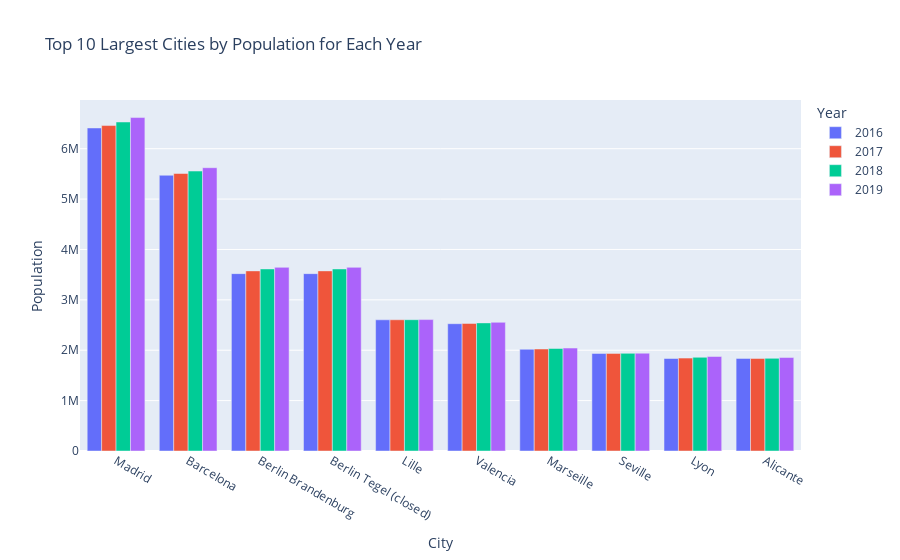

Notebook code for this chart:
### Code cell
top_cities_all_years = pd.DataFrame()

# Find top 10 cities for each year and combine them
for year in ['2016', '2017', '2018', '2019']:
    top_cities_year = cities.nlargest(10, year).copy()  # Get top 10 cities for the year
    top_cities_year['Year'] = year  # Add a 'Year' column
    top_cities_year['Population'] = top_cities_year[year]  # Rename population column for consistency
    top_cities_all_years = pd.concat([top_cities_all_years, top_cities_year[['NUTS_3_code', 'City', 'Year', 'Population']]])

# Plot a bar graph for the top cities by year
fig = px.bar(top_cities_all_years,
             x='City',
             y='Population',
             color='Year',
             barmode='group',
             title='Top 10 Largest Cities by Population for Each Year',
             labels={'Population': 'Population', 'City': 'City', 'Year': 'Year'})

fig.update_layout(xaxis={'categoryorder':'total descending'})  # Sort bars by population within each year
fig.show()

### Figure 1 — Plotly figure (JSON) as saved in the notebook; plotly's stock layout.template omitted (floating-point values rounded to 4 significant figures)
{"data": [{"alignmentgroup": "True", "hovertemplate": "Year=2016<br>City=%{x}<br>Population=%{y}<extra></extra>", "legendgroup": "2016", "marker": {"color": "#636efa", "pattern": {"shape": ""}}, "name": "2016", "offsetgroup": "2016", "orientation": "v", "showlegend": true, "textposition": "auto", "type": "bar", "x": ["Madrid", "Barcelona", "Berlin Brandenburg", "Berlin Tegel (closed)", "Lille", "Valencia", "Marseille", "Seville", "Alicante", "Lyon"], "xaxis": "x", "y": [6411466, 5472926, 3520031, 3520031, 2603723, 2526469, 2019717, 1935590, 1837873, 1835903], "yaxis": "y"}, {"alignmentgroup": "True", "hovertemplate": "Year=2017<br>City=%{x}<br>Population=%{y}<extra></extra>", "legendgroup": "2017", "marker": {"color": "#EF553B", "pattern": {"shape": ""}}, "name": "2017", "offsetgroup": "2017", "orientation": "v", "showlegend": true, "textposition": "auto", "type": "bar", "x": ["Madrid", "Barcelona", "Berlin Brandenburg", "Berlin Tegel (closed)", "Lille", "Valencia", "Marseille", "Seville", "Lyon", "Alicante"], "xaxis": "x", "y": [6459297, 5507412, 3574830, 3574830, 2604361, 2531673, 2024162, 1936735, 1843319, 1836715], "yaxis": "y"}, {"alignmentgroup": "True", "hovertemplate": "Year=2018<br>City=%{x}<br>Population=%{y}<extra></extra>", "legendgroup": "2018", "marker": {"color": "#00cc96", "pattern": {"shape": ""}}, "name": "2018", "offsetgroup": "2018", "orientation": "v", "showlegend": true, "textposition": "auto", "type": "bar", "x": ["Madrid", "Barcelona", "Berlin Brandenburg", "Berlin Tegel (closed)", "Lille", "Valencia", "Marseille", "Seville", "Lyon", "Alicante"], "xaxis": "x", "y": [6529923, 5556273, 3613495, 3613495, 2606234, 2542923, 2034357, 1938007, 1859524, 1839319], "yaxis": "y"}, {"alignmentgroup": "True", "hovertemplate": "Year=2019<br>City=%{x}<br>Population=%{y}<extra></extra>", "legendgroup": "2019", "marker": {"color": "#ab63fa", "pattern": {"shape": ""}}, "name": "2019", "offsetgroup": "2019", "orientation": "v", "showlegend": true, "textposition": "auto", "type": "bar", "x": ["Madrid", "Barcelona", "Berlin Brandenburg", "Berlin Tegel (closed)", "Lille", "Valencia", "Marseille", "Seville", "Lyon", "Alicante"], "xaxis": "x", "y": [6618078, 5622704, 3644826, 3644826, 2608346, 2554332, 2043110, 1941191, 1875747, 1855384], "yaxis": "y"}], "layout": {"barmode": "group", "legend": {"title": {"text": "Year"}, "tracegroupgap": 0}, "title": {"text": "Top 10 Largest Cities by Population for Each Year"}, "xaxis": {"anchor": "y", "categoryorder": "total descending", "domain": [0, 1], "title": {"text": "City"}}, "yaxis": {"anchor": "x", "domain": [0, 1], "title": {"text": "Population"}}}}
